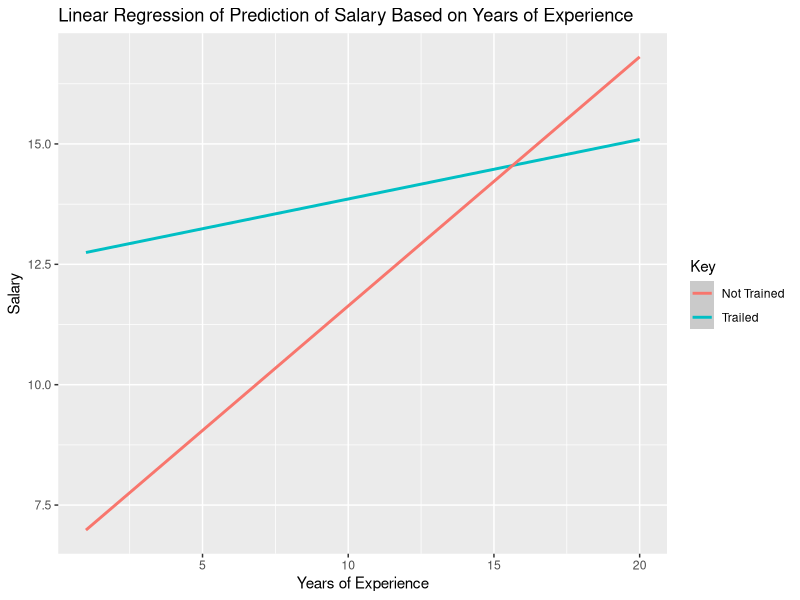

The R source for this figure:
## ---- chunk 1
library(tidyverse)
library(readxl)
options(scipen = 999)

## ---- chunk 2
#read in the data for the college 
MIS_data <- read_xlsx(here::here("data",
                     "Data for Weeks 2-7.xlsx"), 
                      sheet = "Salary_MIS"
                     )
## ---- chunk 3
# run a lm without the interaction varaible
lm_1 <- lm(Salary~ GPA + MIS + Statistics, data = MIS_data)
# run a lm with the interaction variable -- the interaction variable is MIS*Statistics
lm_interact <- lm(Salary~ GPA + MIS + Statistics + MIS*Statistics, data = MIS_data)
summary(lm_1) ; summary(lm_interact)
## ---- chunk 4
# Example of predicting a variable using the interaction regression w/ two dummy variables
example <- predict(lm_interact, data.frame(GPA = 3, MIS = 1, Statistics = 1))
example
## ---- chunk 5
#read in the data for the college 
gender_gap <- read_xlsx(here::here("data",
                     "Data for Weeks 2-7.xlsx"), 
                      sheet = "Gender_Gap"
                     )
## ---- chunk 6
gender_gap_lm <- lm(Salary ~ Size + Experience + Female + Grad + Female*Experience + Female*Grad, data = gender_gap)

## ---- chunk 7
msize = as.numeric(mean(gender_gap$Size))
exp <- 1:20
female <- map(.x = 1:20, 
              .f = ~predict(gender_gap_lm, data.frame(Size = msize, Experience = .x, Female = 1, Grad = 1)))
male <- map(.x = 1:20, 
              .f = ~predict(gender_gap_lm, data.frame(Size = msize, Experience = .x, Female = 0, Grad = 1)))

## ---- chunk 8
#read in the data for the college 
conversion <- read_xlsx(here::here("data",
                     "Data for Weeks 2-7.xlsx"), 
                      sheet = "Conversion"
                     )
## ---- chunk 9
# creating our dummy variable
conversion <- conversion %>% 
  mutate(Training = if_else(Participation == "Yes", 1, 0))
  
  # run the model with rate as the response and experience/training as the explanatory 
 conversion_lm_1 <- lm(Rate ~ Experience + Training , data = conversion)
 broom::tidy(conversion_lm_1)

## ---- chunk 10
# Run the lm with the interaction variable included 
 conversion_lm_2 <- lm(Rate ~ Experience + Training + Experience*Training, data = conversion)
 broom::tidy(conversion_lm_2)
## ---- chunk 11
five_yr_predict <- predict(conversion_lm_2, data.frame(Experience = 5, Training = 1))
twnty_yr_predict <- predict(conversion_lm_2, data.frame(Experience = 20, Training = 1))
five_yr_predict ; twnty_yr_predict
## ---- chunk 12
# prediction values for those who are trained
train_predict <- map_df(.x = 1:20,
       .f = ~predict(conversion_lm_2, data.frame(Experience = .x, Training = 1)))
# prediction values for those who aren't trained
not_train_predict <- map_df(.x = 1:20,
       .f = ~predict(conversion_lm_2, data.frame(Experience = .x, Training = 0)))
# data frame with all of our data
conversion_predict <- data.frame(Experience = 1:20, Predictions_1 = train_predict, Prediction_2 = not_train_predict)

# Visualization - plot both lines on the same graph to visualize the predicted data
conversion_predict %>% 
  rename(prediction_trained = X1,
         prediction_not_trained =X1.1 ) %>% 
  ggplot(aes(x = Experience), color = prediction_trained)+
  geom_smooth(aes(y = prediction_trained, color = "Trailed"), method = "lm")+
  geom_smooth(aes(y = prediction_not_trained, color = "Not Trained"), method = "lm")+
  labs(x = "Years of Experience", y = "Salary", colour = "Key", title = "Linear Regression of Prediction of Salary Based on Years of Experience")

